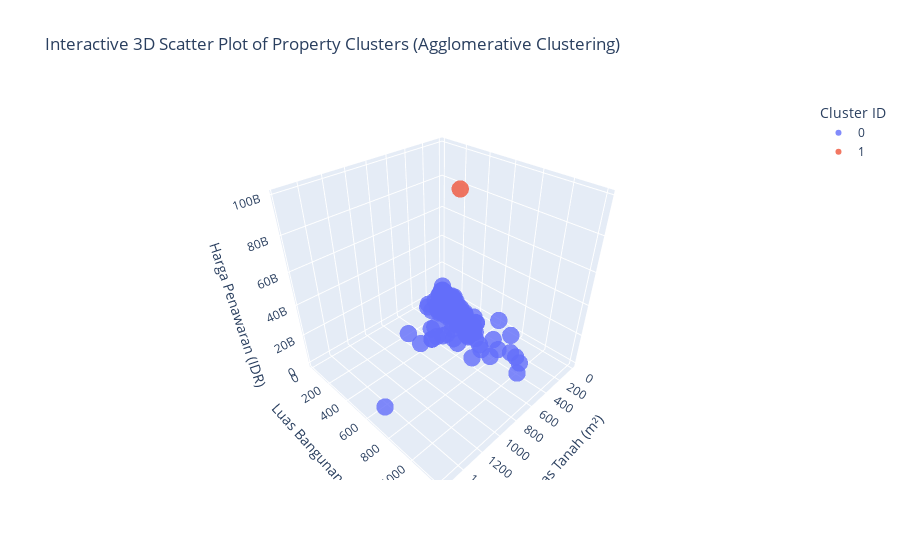

The notebook cell saved with this chart:
### Code cell
import plotly.express as px

# Pastikan cluster label sudah ada di dataframe (misalnya kolom 'Agglo')
# Jika belum, tambahkan dulu hasil clustering ke df
# df['Agglo'] = labels

# Tentukan kolom untuk sumbu 3D
x_col = 'Luas Tanah'
y_col = 'Luas Bangunan'
z_col = 'Harga Penawaran'

# Buat 3D scatter plot interaktif
fig = px.scatter_3d(
    df,
    x=x_col,
    y=y_col,
    z=z_col,
    color=df['Agglo'].astype(str),  # warna berdasarkan cluster
    title='Interactive 3D Scatter Plot of Property Clusters (Agglomerative Clustering)',
    labels={
        x_col: 'Luas Tanah (m²)',
        y_col: 'Luas Bangunan (m²)',
        z_col: 'Harga Penawaran (IDR)',
        'color': 'Cluster ID'
    },
    opacity=0.8
)

fig.update_traces(marker=dict(size=6))
fig.show()

### Figure 1 — Plotly figure (JSON) as saved in the notebook; plotly's stock layout.template omitted (floating-point values rounded to 4 significant figures; data arrays with more than 128 entries replaced by an {"elided": "..."} marker saying what was removed)
{"data": [{"hovertemplate": "Cluster ID=0<br>Luas Tanah (m²)=%{x}<br>Luas Bangunan (m²)=%{y}<br>Harga Penawaran (IDR)=%{z}<extra></extra>", "legendgroup": "0", "marker": {"color": "#636efa", "opacity": 0.8, "size": 6, "symbol": "circle"}, "mode": "markers", "name": "0", "scene": "scene", "showlegend": true, "type": "scatter3d", "x": {"elided": "307 int values"}, "y": {"elided": "307 int values"}, "z": {"elided": "307 int values"}}, {"hovertemplate": "Cluster ID=1<br>Luas Tanah (m²)=%{x}<br>Luas Bangunan (m²)=%{y}<br>Harga Penawaran (IDR)=%{z}<extra></extra>", "legendgroup": "1", "marker": {"color": "#EF553B", "opacity": 0.8, "size": 6, "symbol": "circle"}, "mode": "markers", "name": "1", "scene": "scene", "showlegend": true, "type": "scatter3d", "x": [600], "y": [600], "z": [99000000000]}], "layout": {"legend": {"title": {"text": "Cluster ID"}, "tracegroupgap": 0}, "scene": {"domain": {"x": [0, 1], "y": [0, 1]}, "xaxis": {"title": {"text": "Luas Tanah (m²)"}}, "yaxis": {"title": {"text": "Luas Bangunan (m²)"}}, "zaxis": {"title": {"text": "Harga Penawaran (IDR)"}}}, "title": {"text": "Interactive 3D Scatter Plot of Property Clusters (Agglomerative Clustering)"}}}
